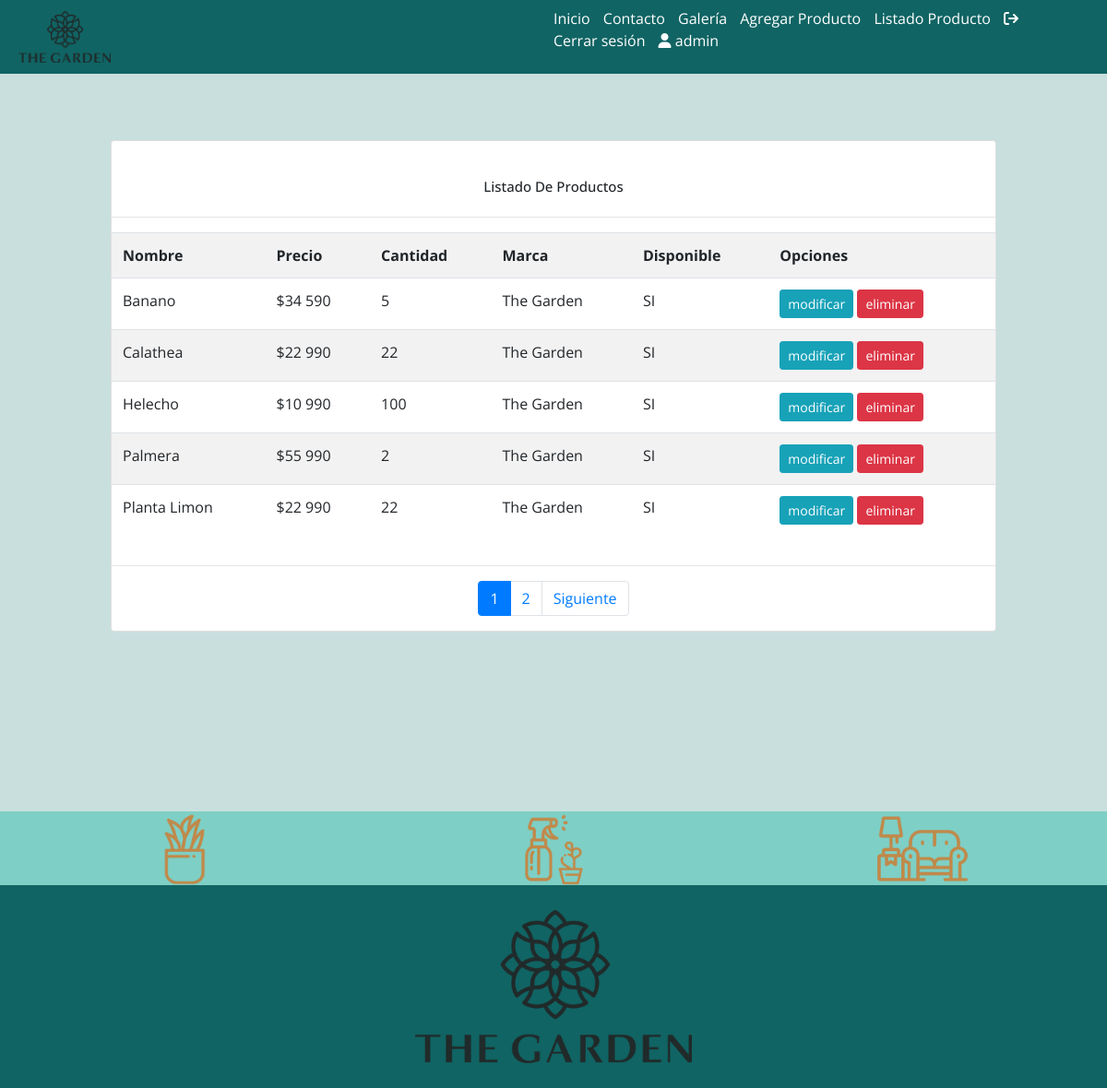
Screenshot of /listar-producto/ (signed in) with the database file from the repository.
### app/models.py (models this page shows, shortened)
class Producto(models.Model):
    nombre = models.CharField(max_length=50)
    precio = models.IntegerField()
    descripcion = models.TextField()
    disponible = models.BooleanField()
    cantidad = models.IntegerField()
    marca = models.ForeignKey(Marca, on_delete=models.PROTECT)
    imagen = models.ImageField(upload_to="productos", null=True)

class Marca(models.Model):
    nombre = models.CharField(max_length=50)
    def __str__(self):
        return self.nombre

### app/views.py (the view)
# urls.py: path('listar-producto/', listar_productos, name="listar_producto"),
@permission_required('app.view_producto')
def listar_productos(request):
    productos = Producto.objects.all()
    page = request.GET.get('page', 1)
    try:
        paginator = Paginator(productos, 5)
        productos = paginator.page(page)
    except:
        raise Http404
    data = {
        'entity': productos,
        'paginator': paginator
    }
    return render(request, 'app/producto/listar.html', data)

### app/templates/app/producto/listar.html (shortened to what this page needs)
{% extends 'app/base.html' %}
{%block contenido %}
{% load humanize %}
<br><br><br>
<div class="card">
    <div class="card-body"></div>
    <h2>Listado De Productos</h2>
    <hr>
    <table class="table table-striped table-hover table-responsive-sm">
        <tr>
            <th>Nombre</th>
            <th>Precio</th>
            <th>Cantidad</th>
            <th>Marca</th>
            <th>Disponible</th>
            <th>Opciones</th>
        </tr>
        {% for p in entity %}
        <tr>
            <td>{{p.nombre | title}}</td>
            <td>${{p.precio | intcomma}}</td>
            <td>{{p.cantidad}}</td>
            <td>{{p.marca | title}}</td>
            <td>
                {% if p.disponible %}
                SI
                {% else %}
                NO
                {% endif %}
            </td>
            <td>
                {% if perms.app.change_producto %}
                <a href="{% url 'modificar_producto' p.id %}" class="btn btn-info btn-sm">modificar</a>
                {% endif %}
                {% if perms.app.delete_producto %}
                <a href="#" onclick="eliminarProducto({{ p.id }})" class="btn btn-danger btn-sm">eliminar</a>
                {% endif %}
            </td>
        </tr>
        {% endfor %}
    </table>
    <hr>
    <div>
        {% include  'app/paginator.html' %}
    </div>
</div>
{% endblock %}

### app/templates/app/base.html (shortened to what this page needs)
<!DOCTYPE html>
<html lang="es">
<head>
    {% load static %}
    <link rel="stylesheet" href="https://cdn.jsdelivr.net/npm/bootstrap@4.5.3/dist/css/bootstrap.min.css">
    <link rel="stylesheet" href="{% static 'app/css/estilos.css' %}">
</head>
<body>
    <header id="header">
        <div class="contenedor_logo">
            <img  class="logo"  src="{% static 'app/img/THE-GARDEN-LOGO-NEGRO.jpg' %}" alt="logo">
        </div>
        <div>
            <nav id="nav">
                <ul>
                        <a href="{% url 'home' %}"> Inicio </a>
                    <li>
                        <a href="{% url 'contacto' %}">Contacto</a>
                    </li>
                    <li><a href="{% url 'galeria' %}">Galería</a></li>
                    {% if perms.app.add_producto %}
                    <li>
                        <a href="{% url 'agregar_producto' %}">Agregar Producto</a>
                    </li>
                    {% endif %}
                    {% if perms.app.view_productos %}
                    <li>
                        <a href="{% url 'listar_producto' %}">Listado Producto</a>
                    </li>
                    {% endif %}
                    {% if user.is_authenticated %}
                    <li><a href="{% url 'logout' %}"><i class="fa-solid fa-arrow-right-from-bracket"></i> Cerrar sesión</a>
                    </li>
                    <li>
                        <a href="#"><i class="fa-solid fa-user"></i> {{ user.username }}</a>
                    </li>
                    {% else  %}
                    <li><a href="{% url 'login' %}">Iniciar sesión</a>
                    </li>
                    <li>
                        <a href="{% url 'registro' %}">Registrate</a>
                    </li>
                    {% endif %}
                </ul>
            </nav>
        </div>
    </header>
    <div id="contenido">
        {% block contenido %}
        {% endblock %}
    </div>
    <footer>
        <div class="marcas">
            <img src="{% static 'app/img/footer/The-Garden_Icono_1.jpg' %}" alt="f1">
            <img src="{% static 'app/img/footer/The-Garden_Icono_2.jpg' %}" alt="f2">
            <img src="{% static 'app/img/footer/The-Garden_Icono_3.jpg' %}" alt="f3">
        </div>
        <div class="logo_footer">
            <img src="{% static 'app/img/THE-GARDEN-LOGO-NEGRO.jpg' %}" alt="logo">
        </div>
    </footer>
</body>
</html>

### app/static/app/css/estilos.css (style rules this page uses)
* { margin:0; padding:0; }
body { font-family: 'Open Sans', sans-serif; background-color:#c9dfde; }
h2 { font: Arial, cursive; font-size: 15px; text-align: center; }
header { width: 100%; height: 80px; background-color: #116464; display: flex; justify-content: space-between; }
header > div { width: 50%; }
.contenedor_logo { display: flex; align-items: center; }
.logo { width: 100px; margin-left: 20px; }
nav { display: flex; justify-content: flex-end; align-items: center; height: 100%; }
nav > ul { margin-right: 50px; }
nav > ul > li { display: inline; margin-left: 10px; }
nav a { color:white; text-decoration: none; }
#contenido { width: 80%; margin:auto; max-width: 1280px; min-height: 100vh; }
footer { width: 100%; height: 300px; background-color: #116464; }
footer > .marcas { width: 100%; height: 80px; background-color: #7ecfc5; display: flex; justify-content: space-around; align-items: center; }
footer > .marcas > img { width: 370px; }
footer > .logo_footer { display: flex; justify-content: center; align-items: center; height: calc(100% - 80px); }
footer > .logo_footer > img { width: 300px; }

### rows the page displays
Producto: nombre "Banano", precio "34 590", cantidad "5", marca "The Garden", disponible "SI"
Producto: nombre "Calathea", precio "22 990", cantidad "22", marca "The Garden", disponible "SI"
Producto: nombre "Helecho", precio "10 990", cantidad "100", marca "The Garden", disponible "SI"
Producto: nombre "Palmera", precio "55 990", cantidad "2", marca "The Garden", disponible "SI"
Producto: nombre "Planta Limon", precio "22 990", cantidad "22", marca "The Garden", disponible "SI"

### other values shown
{{ user.username }} "admin"
{{ page }} "1" "2"
